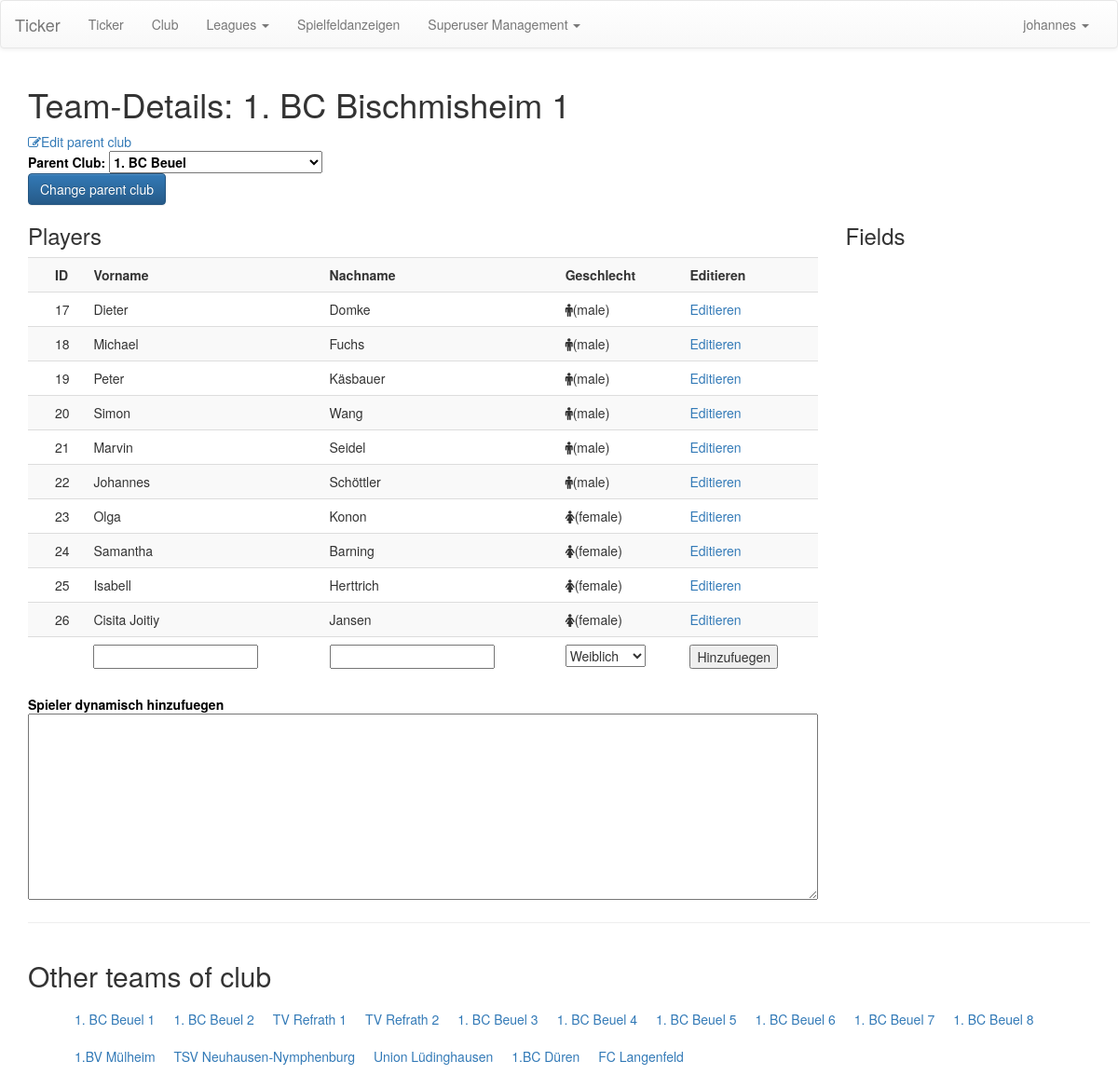
The page /ticker/manage/teams/details/10 (signed in) on the database as committed earlier.
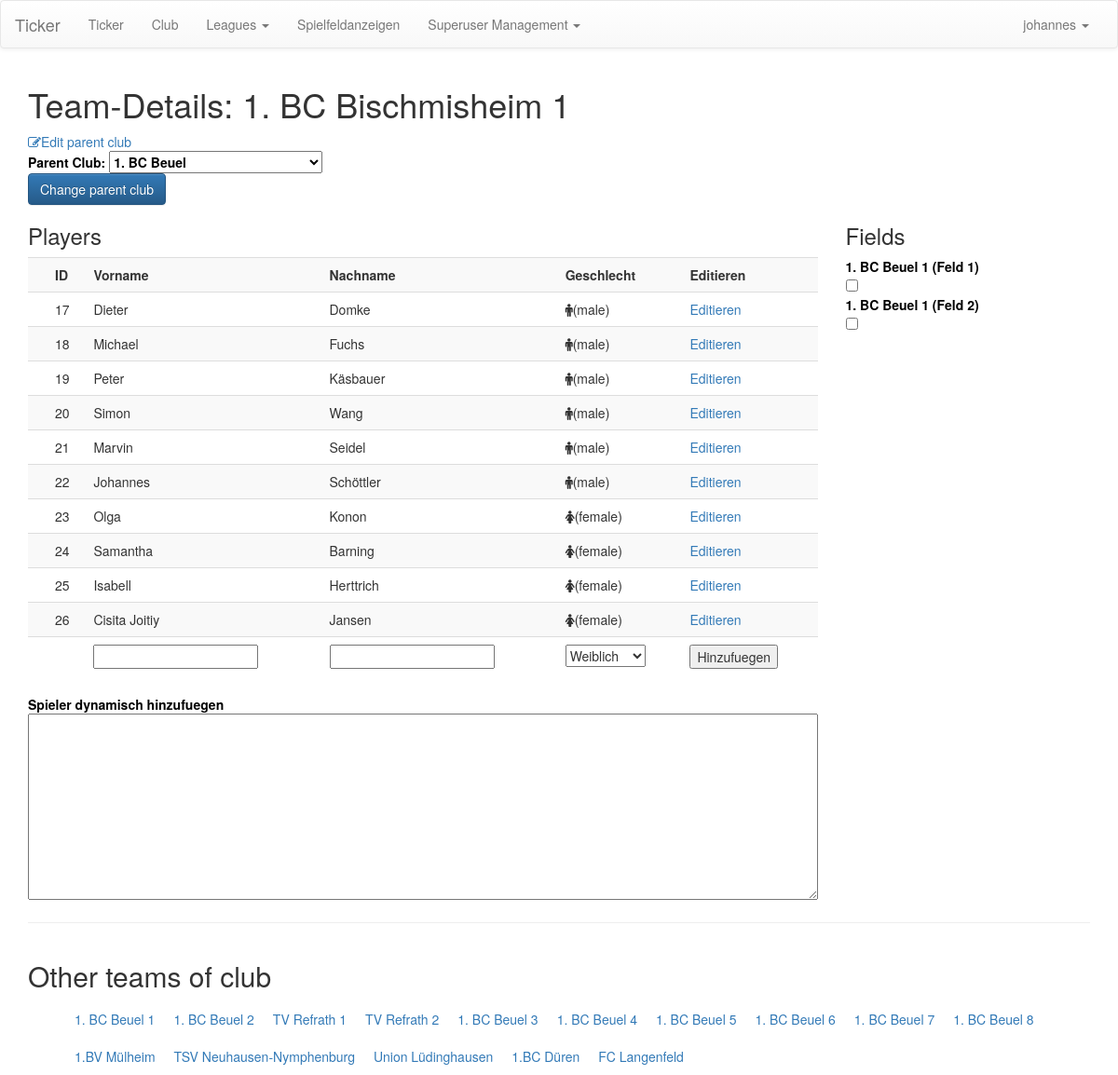
The same page on the database as committed later.
### ticker/models/fields.py (models this page shows, shortened)
class PlayingField(models.Model):
    field_name = models.CharField(max_length=255)
    def get_name(self):
        return self.field_name

### ticker/views/user_interface.py (the view)
# urls.py: url(r'^manage/teams/details/([0-9]+)/?$', manage_team_details, name='manage_teams_details'),
@login_required
def manage_team_details(request, teamid):
    teams = Team.objects.filter(id=int(teamid)).first()
    clubs = Club.objects.all()
    return render(request, 'user/manage_teams.html', dict(team=teams,
                                                          possible_sex=Player.possible_sex,
                                                          clubs=clubs))

### ticker/models/player_clubs.py (called while the page is built)
    def get_name(self):
        return self.club_name

    def get_name(self):
        return self.team_name

    def get_players(self):
        return self.players.all()

    def get_other_teams(self):
        teams =  Team.objects.filter(parent_club=self.parent_club).exclude(id=self.id)
        print(teams)
        return teams

    def get_fields_annotated(self):
        parent_club_fields = self.parent_club.fields.filter(id__in=self.fields.all().values_list('id', flat=True))
        other_club_fields = self.parent_club.fields.exclude(id__in=self.fields.all().values_list('id', flat=True))
        result = []
        for field in parent_club_fields:
            result.append((field.id, field.get_name(), 1))
        for field in other_club_fields:
            result.append((field.id, field.get_name(), 0))
        return result

    def __str__(self):
        return self.team_name

### ticker/templatetags/custom_tags.py (called while the page is built)
@register.filter
def get_club(user):
    assert(isinstance(user, User))
    p = Profile.objects.filter(user=user).first()
    if p is None:
        return None
    return p.associated_club

### ticker/templates/user/manage_teams.html (shortened to what the changed rows need)
{% extends 'user/manage_base.html' %}
{% block content %}
    <div class="container">
        <div class="row">
            <div class="col-sm-12">
                <h1>Team-Details: {{ team.get_name }}</h1>
            </div>
            <div class="col-sm-9">
                <form action="{% url 'player_add' %}" method="post">
                <table class="table table-striped table-responsive">
                    <tr>
                        <th></th>
                        <th>ID</th>
                        <th>Vorname</th>
                        <th>Nachname</th>
                        <th>Geschlecht</th>
                        <th>Editieren</th>
                    </tr>
                </table>
                </form>
            </div>
            <div class="col-sm-3">
                <h3>Fields</h3>
                {% for field in team.get_fields_annotated %}
                    <label for="field_{{ field.0 }}">
                        {{ field.1 }}
                    </label>
                    <input type="checkbox" id="field_{{ field.0 }}" name="field_{{ field.0 }}" value="{{ field.2 }}"/>
                {% endfor %}
            </div>
        </div>
        <div class="row">
            <div class="col-sm-12">
                <h2>Other teams of club</h2>
            </div>
        </div>
    </div>
{% endblock %}

Rows that differ between the two databases and show on the page:
added PlayingField: field_name "1. BC Beuel 1 (Feld 1)"
added PlayingField: field_name "1. BC Beuel 1 (Feld 2)"
